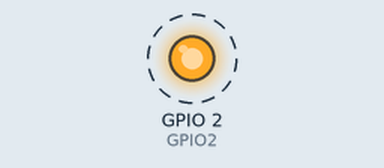
Bench run of a sketch on a simulated ESP32. Parts: output pins drawn as LEDs (lit = HIGH). Dashed ring = blinking. What the sketch prints to the serial monitor is not drawn.

Above: at 1.2 s.
Timing chart, 0 to 4.0 s (numbered marks = the images above):
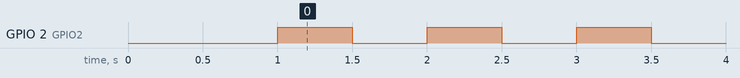

Measured:
- by itself, GPIO 2 (GPIO2): alternates HIGH for 0.50 s and LOW for 0.50 s

The sketch:

stage1_blink_serial.ino
```cpp
/* STAGE 1  -  ESP32 alone
   Wiring: USB cable only.
   Pass: blue onboard LED blinks, monitor prints on/off at 115200. */

void setup() {
  Serial.begin(115200);
  pinMode(2, OUTPUT);              // GPIO2 = onboard blue LED
  delay(1000);
  Serial.println("STAGE 1: ESP32 alive");
}

void loop() {
  digitalWrite(2, HIGH); Serial.println("on");  delay(500);
  digitalWrite(2, LOW);  Serial.println("off"); delay(500);
}
```
